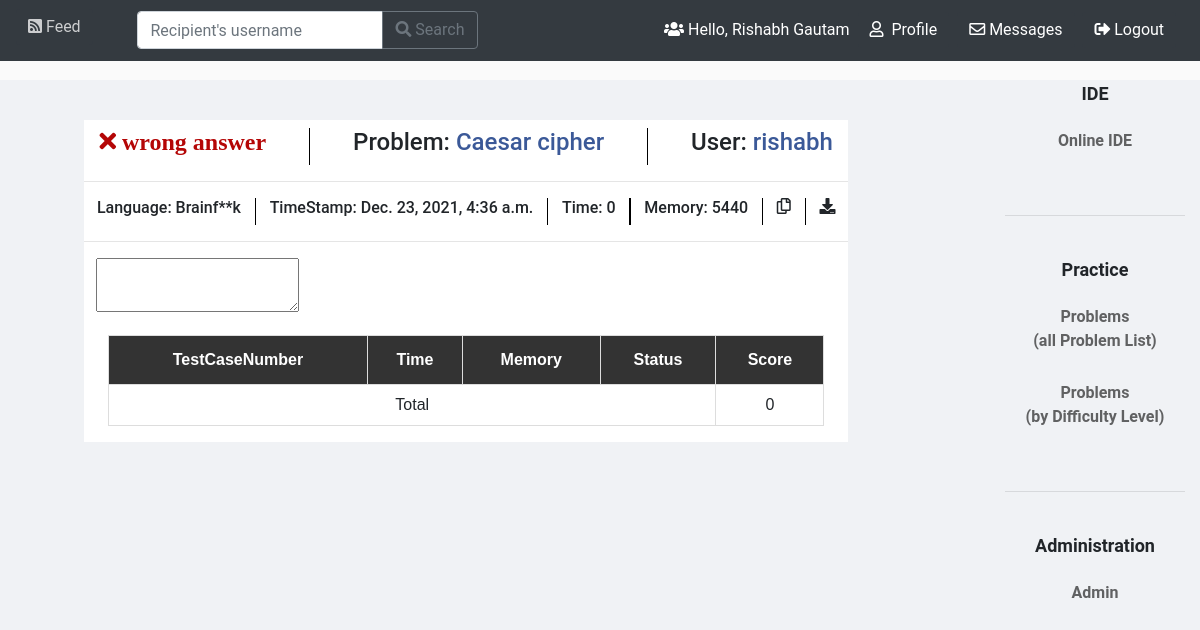
The page /solution?submissionid=30435663 (signed in) on the database its author committed.
### application/models.py (models this page shows, shortened)
class User(models.Model):
    name=models.CharField(max_length=200)
    profilepic=models.ImageField(default='profilepic/default.jpg',upload_to='profilepic')
    userid=models.CharField(max_length=200)
    password=models.CharField(max_length=200)
    emailid=models.CharField(max_length=200)
    postct=models.IntegerField(default=0)
    followers=models.IntegerField(default=0)
    following=models.IntegerField(default=0)
    logintime=models.DateTimeField(default=timezone.now)
    score=models.IntegerField(default=0)

class Submission(models.Model):
    submissionid=models.CharField(max_length=200)
    userid=models.CharField(max_length=200)
    problemid=models.CharField(max_length=200)
    problemtitle=models.CharField(max_length=200)
    score=models.IntegerField(default=0)
    status=models.CharField(max_length=200)
    timestamp=models.DateTimeField(default=timezone.now)
    time=models.IntegerField(default=0)
    memory=models.IntegerField(default=0)
    langid=models.IntegerField(default=0)
    langname=models.CharField(max_length=200)

### application/views.py (the view)
# urls.py: path('solution',solution,name='solution')
def solution(request):
    submissionid=request.GET.get('submissionid')
    cursub=Submission.objects.filter(submissionid=submissionid)[0]
    curuser=User.objects.filter(userid=request.session.get('userid'))[0]
    try:
        response = problemclient.submissions.get(submissionid)
    except SphereEngineException as e:
        if e.code == 401:
            print('Invalid access token')
        elif e.code == 403:
            print('Access to the submission is forbidden')
        elif e.code == 404:
            print('Submission does not exist')
    testcase=response['result']['testcases']
    print(testcase)
    code=problemclient.submissions.getSubmissionFile(submissionid,'source')
    return render(request,'solution.html',{'user':curuser,'sub':cursub,'code':code,'testcase':testcase})

### application/templates/solution.html (shortened to what this page needs)
{% load static %}
<!DOCTYPE html>
<html lang="en">
<head>
    <link rel="stylesheet" href="https://maxcdn.bootstrapcdn.com/bootstrap/4.0.0/css/bootstrap.min.css"
>
    <link rel="stylesheet" href="https://stackpath.bootstrapcdn.com/bootstrap/4.5.0/css/bootstrap.min.css"
>
    <link rel="stylesheet" href="{% static 'css/bootstrap.min.css' %}">
    <link rel="stylesheet" href="https://use.fontawesome.com/releases/v5.1.0/css/all.css" />
    <link rel="stylesheet" href="{% static 'css/main.css' %}" />
    <link rel="stylesheet" type="text/css" href="https://codemirror.net/lib/codemirror.css" />
    <link rel="stylesheet" type="text/css" href="https://codemirror.net/theme/abbott.css" />
</head>
<body style="background-color: #f0f2f5;">
    <nav class="navbar navbar-expand-lg navbar-dark bg-dark"
        style="position: fixed; width:100%; top: 0px;z-index: 1000;">
        <h3><a class="user btn btn-info" style="background-color: #343a40;border:none"
                onMouseOver="this.style.backgroundColor='#000'" onMouseOut="this.style.backgroundColor='#343a40'"
                href="{% url 'feed' %}"><i class="fas fa-rss-square"></i>&nbsp;Feed</a></h3>
        <form action="search" method="POST">
            <div class="input-group mb-0">
                <input type="text" name="userid" class="form-control" placeholder="Recipient's username"
                    aria-label="Recipient's username" aria-describedby="button-addon2">
                <div class="input-group-append">
                    <button class="btn btn-outline-secondary" id="button-addon2"><i
                            class="fas fa-search"></i>&nbsp;Search</button>
                </div>
            </div>
        </form>
        <span
            style="color:white">&nbsp;&nbsp;&nbsp;&nbsp;&nbsp;&nbsp;&nbsp;&nbsp;&nbsp;&nbsp;&nbsp;&nbsp;&nbsp;&nbsp;&nbsp;&nbsp;
            &nbsp;&nbsp;&nbsp;&nbsp;&nbsp;&nbsp;&nbsp;&nbsp;&nbsp;&nbsp;&nbsp;&nbsp; <i
                class="fas fa-users"></i>&nbsp;Hello, {{user.name}} &nbsp;</span>
        <span><a class="user btn btn-info" style="background-color: #343a40;border:none"
                onMouseOver="this.style.backgroundColor='#000'" onMouseOut="this.style.backgroundColor='#343a40'"
                href="profile?profileid={{user.userid}}"> <i class="far fa-user"></i>
                &nbsp;Profile</a>&nbsp;&nbsp;</span>
        <span><a class="user btn btn-info" style="background-color: #343a40;border:none"
                onMouseOver="this.style.backgroundColor='#000'" onMouseOut="this.style.backgroundColor='#343a40'"
                href="chatbox?profileid={{user.userid}}"> <i
                    class="far fa-envelope"></i>&nbsp;Messages</a>&nbsp;&nbsp;</span>
        <span><a class="user btn btn-info" style="background-color: #343a40;border:none"
                onMouseOver="this.style.backgroundColor='#000'" onMouseOut="this.style.backgroundColor='#343a40'"
                href="{% url 'logout' %}"> <i class="fas fa-sign-out-alt"></i>&nbsp;Logout</a>&nbsp;&nbsp;</span>
    </nav>
    <div class="root">
        <div style="width:65%;background-color: #ffffff;margin-top: 5vh;margin-left: 5vw;margin-right:5vw;margin-bottom: 2vh;">
            <div style="display: flex;justify-content: space-around;padding-top: 1vh;">
                <h4>
                    {% if sub.status == "time limit exceeded" %}
                    <i class="far fa-clock" style="color: rgb(139, 139, 0);">
                        {% elif sub.status == "accepted" %}
                        <i class="fas fa-check" style="color:rgb(45, 124, 45)">
                            {% else %}
                            <i class="fas fa-times" style="color:rgb(180, 6, 6)">
                                {% endif %}
                                {{sub.status}} </i>
                </h4>
                <h4>Problem: <a href=problem?problemid={{sub.problemid}} style="color:#3B5998">{{sub.problemtitle}}</a>
                </h4>
                <h4>User: <a href=profile?profileid={{sub.userid}} style="color:#3B5998">{{sub.userid}}</a></h4>
            </div>
            <hr>
            <div style="display: flex;justify-content: space-around;padding-left: 1vw;padding-right: 1vw;">
                    <h6>Language: {{sub.langname}}</a></h6>
                    <h6>TimeStamp: {{sub.timestamp}}</h6>
                    <h6>Time: {{sub.time}}</h6>
                    <h6>Memory: {{sub.memory}}</h6>
                    <i class="far fa-copy"></i>
                    <i class="fas fa-download"></i>
            </div>
            <hr>
            <div style="padding-left: 1vw;padding-right: 1vw;">
                <textarea readonly id="code" name="code" type="text" >{{code}}</textarea>
            </div>
            <div style="padding-left: 2vw;padding-right: 2vw;padding-top: 2vh;padding-bottom: 2vh;">
                <table id="submission">
                    <tr>
                        <th>TestCaseNumber</th>
                        <th>Time</th>
                        <th>Memory</th>
                        <th>Status</th>
                        <th>Score</th>
                    </tr>
                    <tr>
                        <td colspan="4">Total</td>
                        <td colspan="4">{{sub.score}}</td>
                    </tr>
                </table>
            </div>
        </div>
        <div style="align-items:center;text-align: center;width:15%;position: fixed;right: 15px;">
            <p class="side-header">IDE</p>
            <p><a class="btn side-btn" id="btn" href="compiler?problemid=false">Online IDE
                </a></p>
            <br>
            <hr>
            <br>
            <p class="side-header">Practice</p>
            <a class="btn side-btn" id="btn" href="problemlist">Problems <br /> (all Problem List)
            </a></p>
            <p><a class="btn side-btn" id="btn" href="problemlistsort">Problems <br /> (by Difficulty Level)
                </a></p>
            <br>
            <hr>
            <br>
            <p class="side-header">Administration</p>
            <p><a class="btn side-btn" id="btn" href="admin">Admin
                </a></p>
        </div>
    </div>
</body>
</html>

### application/static/css/main.css (style rules this page uses)
html, body { background: #fafafa; height: 100%; width: 100%; font-family: "Roboto", sans-serif; }

### application/templates/solution.html (style rules this page uses)
#submission { font-family: Arial, Helvetica, sans-serif; border-collapse: collapse; width: 100%; }
#submission td, #submission th { border: 1px solid #ddd; padding: 8px; text-align: center; }
#submission th { padding-top: 12px; padding-bottom: 12px; text-align: center; background-color: #333333; color: white; }
.root { margin-top: 10vh; margin-left: 2vw; display: flex; justify-content: space-between; }
#btn { background-color: transparent; border: none; color: black; text-align: center; font-size: 1rem; opacity: 0.6; transition: 0.3s; padding-left: 0; padding-right: 0; font-weight: 600; }
h3 { opacity: 0.75 }
.side-header { font-size: 1.125rem; font-weight: 750; }
#btn { background-color: transparent; border: none; color: black; text-align: center; font-size: 1rem; opacity: 0.6; transition: 0.3s; padding-left: 0; padding-right: 0; font-weight: 600; width: 80%; }

### rows shown on the page
User: name "Rishabh Gautam"
Submission: status "wrong answer", problemtitle "Caesar cipher", userid "rishabh", langname "Brainf**k", timestamp "Dec. 23, 2021, 4:36 a.m.", time "0", memory "5440", score "0"
